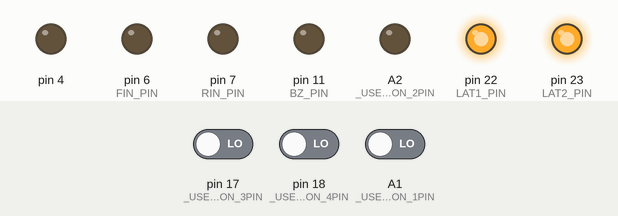
This sketch was run on a simulated Arduino Leonardo, built with avr-gcc and run on an emulated ATmega32U4. Shown: output pins drawn as LEDs (lit = HIGH). Inputs (shaded band) come from the test bench; at power-on: pin 17 (_USER_CON_3PIN) LOW, pin 18 (_USER_CON_4PIN) LOW, A1 (_USER_CON_1PIN) LOW.

Above: at 0.1 s.
Timing chart, 0 to 1.6 s (numbered marks = the images above):
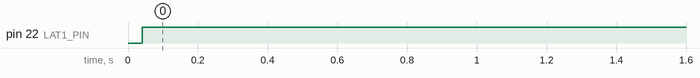

The sketch:

kadai6.ino
```cpp
// 71:51
// 合計時間 02:06:09（課題4無し）

#define USE_TIMER3_ISR
#include "mono_con.h"

const int japan[9] = { 0x00, 0x00, 0x1E, 0x77, 0x73, 0x77, 0x54, 0x00, 0x00 };
const int yahoo[9] = { 0x00, 0x00, 0x6E, 0x77, 0x76, 0x5C, 0x5C, 0x00, 0x00 };
const int usa[7] = { 0x00, 0x00, 0x3E, 0x6D, 0x77, 0x00, 0x00 };
const int apple[9] = { 0x00, 0x00, 0x77, 0x73, 0x73, 0x38, 0x79, 0x00, 0x00 };
const int china[9] = { 0x00, 0x00, 0x39, 0x76, 0x06, 0x54, 0x77, 0x00, 0x00 };
const int google[10] = { 0x00, 0x00, 0x6F, 0x5C, 0x5C, 0x6F, 0x38, 0x79, 0x00, 0x00 };

const int* patterns[6] = { japan, yahoo, usa, apple, china, google };
const int lengths[6] = { 9, 9, 7, 9, 9, 10 };

int index = 0;
int len = 0;

int country = 1;

int tsw, ph, sw;
int preph, presw;
bool phps = false, swps = false;

word in, tc;

enum class status {
	wait,
	japan,
	yahoo,
	usa,
	apple,
	china,
	google
};
status st = status::wait;

void onedisp(int n, int m) {
	static int pren = 0x00, prem = 0x00;
	if (pren != n || prem != m) {
		pren = n, prem = m;
		disp(n, m);
	}
}

ISR(TIMER3_COMPA_vect) {
	if (in++ > 5) {
		in = 0;

		tsw = digitalRead(_USER_CON_5PIN);
		ph = digitalRead(_USER_CON_3PIN);
		sw = digitalRead(_USER_CON_4PIN);

		if (st == status::wait && sw == LOW && presw == HIGH) swps = true;
		if (st == status::wait && ph == HIGH && preph == LOW) phps = true;

		presw = sw;
		preph = ph;
	}

	if (st != status::wait) tc++;
}

int statusToPatternIndex(status s) {
	switch (s) {
	case status::japan:  return 0;
	case status::yahoo:  return 1;
	case status::usa:    return 2;
	case status::apple:  return 3;
	case status::china:  return 4;
	case status::google: return 5;
	default:             return 0;
	}
}

void setup() {
	config_init();
	serial_init();

	tsw = digitalRead(_USER_CON_5PIN);
	ph = preph = digitalRead(_USER_CON_3PIN);
	sw = presw = digitalRead(_USER_CON_4PIN);

	disp(0x00, num[1]);
}

void scrollDisp(status target) {
	int pi = statusToPatternIndex(target);
	const int* pat = patterns[pi];
	len = lengths[pi];

	if (tc > 300) {
		tc = 0;

		if (index < len - 1) {
			onedisp(pat[index], pat[index + 1]);
			index++;
		} else {
			onedisp(0x00, 0x00);
			index = 0;
			st = status::wait;
		}
	}
}

void loop() {
	switch (st) {
	case status::wait:
		if (swps) {
			swps = false;
			if (++country > 3) country = 1;
		}

		if (phps) {
			phps = false;
			tc = 0;
			index = 0;

			if (country == 1) {
				st = (tsw == HIGH) ? status::yahoo : status::japan;
			} else if (country == 2) {
				st = (tsw == HIGH) ? status::apple : status::usa;
			} else {
				st = (tsw == HIGH) ? status::google : status::china;
			}
		}
		break;

	case status::japan:
		scrollDisp(status::japan);
		break;
	case status::yahoo:
		scrollDisp(status::yahoo);
		break;
	case status::usa:
		scrollDisp(status::usa);
		break;
	case status::apple:
		scrollDisp(status::apple);
		break;
	case status::china:
		scrollDisp(status::china);
		break;
	case status::google:
		scrollDisp(status::google);
		break;
	}

	if (st == status::wait) onedisp(0x00, num[country]);
	else onedisp(patterns[statusToPatternIndex(st)][index],
		(index + 1 < lengths[statusToPatternIndex(st)])
		? patterns[statusToPatternIndex(st)][index + 1]
		: 0x00);
}
```

mono_con.h
```cpp
//===================================================================================================================
//
//  高校生ものづくりコンテスト2026岡山県大会用 ArduinoShield
//
//    出力回路: 百エディケーション製
//    https://hyakuedu.wordpress.com/
//
//    CPU Board: Arduino MEGA 2560 R3
//                                     2026/01/08 OKAKO
//
//===================================================================================================================
#ifndef _MONO_CON_2026_H
#define _MONO_CON_2026_H

//--- Arduino  ATmega2560 Input
#define _USER_CON_1PIN A1
#define _USER_CON_2PIN A2
#define _USER_CON_3PIN 17
#define _USER_CON_4PIN 18
#define _USER_CON_5PIN 19
#define _USER_CON_6PIN 40
#define _USER_CON_7PIN 42
#define _USER_CON_8PIN 20 //GND

//--- OKAKO_Shield_CN2
#define BOARD_SW_PIN 26
#define BZ_PIN 11
#define FIN_PIN 6
#define RIN_PIN 7
#define LAT2_PIN 23
#define LAT1_PIN 22
#define SCK_PIN 24
#define SDI_PIN 25

//--- セグメントLED 0-9,blank
const int num[11] = { 0x3f, 0x06, 0x5b, 0x4f, 0x66,  //0, 1, 2, 3, 4
                      0x6d, 0x7d, 0x27, 0x7f, 0x6f,  //5, 6, 7, 8, 9
                      0x00 };                        //blank

//--- レジスタ初期設定
void config_init(void) {
  pinMode(_USER_CON_1PIN, INPUT);
  pinMode(_USER_CON_2PIN, INPUT);
  pinMode(_USER_CON_3PIN, INPUT);
  pinMode(_USER_CON_4PIN, INPUT);
  pinMode(_USER_CON_5PIN, INPUT);
  pinMode(_USER_CON_6PIN, INPUT);
  pinMode(_USER_CON_7PIN, INPUT);

  pinMode(_USER_CON_8PIN, OUTPUT);
  digitalWrite(_USER_CON_8PIN, LOW); //IN_D4をGND設定

  pinMode(BOARD_SW_PIN, INPUT);
  pinMode(BZ_PIN, OUTPUT);
  pinMode(RIN_PIN, OUTPUT);
  pinMode(FIN_PIN, OUTPUT);
  pinMode(LAT1_PIN, OUTPUT);
  pinMode(LAT2_PIN, OUTPUT);
  pinMode(SCK_PIN, OUTPUT);
  pinMode(SDI_PIN, OUTPUT);

  ////////// DCモータ制御用PWM信号生成用のタイマ(Timer4)の周波数を31.37KHzに変更 //////////
  TCCR4B = (TCCR4B & 0b11111000) | 0x01;

#ifdef USE_TIMER3_ISR
  ////////// 1ms割り込み用のタイマ(Timer3)の初期化 //////////
  TCCR3A = 0;
  TCCR3B = 0x0b;
  // OCR3A = 124;
  OCR3A = 249;
  TIMSK3 = 2;
#endif
}

//--- 構造体宣言bitset
struct bitset {
  int SDI : 1;   // bit0 シリアルデータ
  int SCK : 1;   // bit1 シリアルクロック
  int LAT1 : 1;  // bit2 7seg LED 系ラッチ
  int LAT2 : 1;  // bit3 フルカラーLED,step モータ系ラッチ
  int DCM : 2;   // bit4,5 DC モータの動作モード
  int BZ : 1;    // bit6 圧電スピーカ
  int TSW : 1;   // bit7 タクトスイッチ入力
};
struct bitset RC;  // 構造体変数

//--- 共用体宣言lm (LED & step Motor)
union {
  struct {               //--- 構造体宣言，bit というグループ名
    int SM : 4;   // bit0 ～ bit3 ステッピングモータ励磁信号
    int R : 1;    // bit4 フルカラーLED，赤色
    int B : 1;    // bit5 フルカラーLED，青色
    int G : 1;    // bit6 フルカラーLED，緑色
    int res : 1;  // bit7 未使用
  } bit;          // bit アクセス名
  struct {
    int SM : 4;
    int GBR : 3;  // フルカラーLED, カラーコードを3bitで指定
    int res : 1;
  } color;  // GBRを3ビットアクセス名
  int b8;   // byte アクセス名
} lm;       // 共用体変数名

//--- U1,U2,U3初期化
void serial_init(void) {
  // U1, U2
  digitalWrite(LAT1_PIN, LOW);
  shiftOut(SDI_PIN, SCK_PIN, MSBFIRST, 0x00);
  shiftOut(SDI_PIN, SCK_PIN, MSBFIRST, 0x00);
  digitalWrite(LAT1_PIN, HIGH);

  // U3
  digitalWrite(LAT2_PIN, LOW);
  shiftOut(SDI_PIN, SCK_PIN, MSBFIRST, 0x00);
  digitalWrite(LAT2_PIN, HIGH);
}

//--- 2桁7セグメントLEDの表示関数
void disp(char leftPat, char rightPat) {
  digitalWrite(LAT1_PIN, LOW);
  shiftOut(SDI_PIN, SCK_PIN, MSBFIRST, leftPat);
  shiftOut(SDI_PIN, SCK_PIN, MSBFIRST, rightPat);
  digitalWrite(LAT1_PIN, HIGH);
}

//--- ステッピングモータの初期設定関数
int stepm_init(int n) {
  int spm[5] = { 0x9,     // A
                 0xc,     // B
                 0x6,     // nA
                 0x3,     // nB
                 0x00 };  // Stop

  return spm[n];
}

//--- フルカラーLEDとステッピングモータの動作制御関数
void led_stepmotor(char n) {
  digitalWrite(LAT2_PIN, LOW);
  shiftOut(SDI_PIN, SCK_PIN, MSBFIRST, n);
  digitalWrite(LAT2_PIN, HIGH);
}

#endif
```

Measured:
- by itself, pin 22 (LAT1_PIN): LOW → HIGH at 0.04 s
